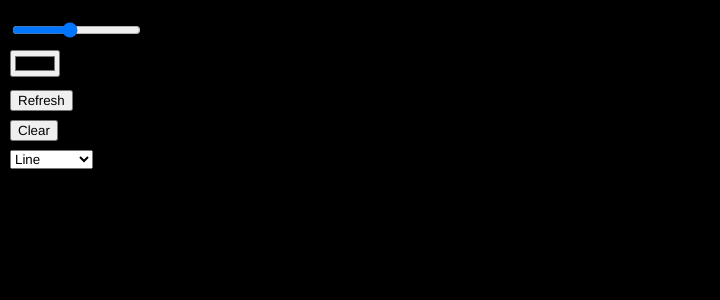
Frame 1 (no input)
Frame 60 (no input): identical to frame 1, image omitted
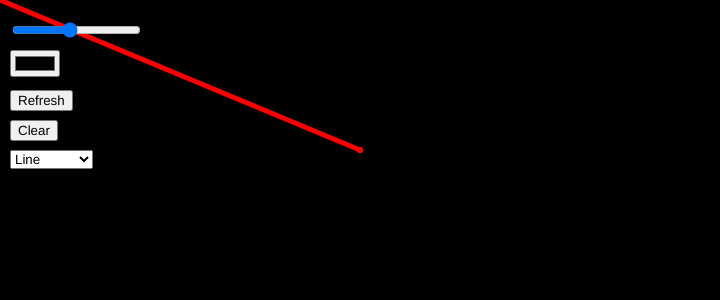
Frame 120 (the mouse pressed at the canvas centre since frame 60)

The p5.js sketch that drew these frames (run headless with seeded random() and noise() and a simulated clock; from frame 60 on, the mouse is pressed at the canvas centre):

// p5.js sketch
// ── sketch.js
var colourPicker; // function scope
let strokeWeightSlider;
var bgColourPicker;
let clearButton;
let shapeSelector;

function setup(){
    createCanvas(720,300);
    colourPicker = createColorPicker('red');
    
    strokeWeightSlider = createSlider(1,10,5,1);
    strokeWeightSlider.position(10, 20);
    
    bgColourPicker = createColorPicker('black'); 
    bgColourPicker.position(10, 50);
    
    var bgColorButton = createButton('Refresh');
    bgColorButton.mousePressed(repaint);
    bgColourPicker.changed( repaint );
    background( bgColourPicker.value() );
    bgColorButton.position(10, 90);
    
    clearButton = createButton('Clear');
    clearButton.position(10, 120);
    clearButton.mousePressed(clearCanvas);
    
    shapeSelector = createSelect();
    shapeSelector.position(10, 150);
    shapeSelector.option('Line');
    shapeSelector.option('Circle');
    shapeSelector.option('Rectangle');
    
}

function draw(){
    // ellipse(mouseX, mouseY, 10,10);
    strokeWeight(strokeWeightSlider.value());
    stroke(colourPicker.value());  
    
    // remixed from p5js.org/reference/mouseispressed/
    if(mouseIsPressed){
        let shape = shapeSelector.value();
        if (shape === 'Line') {
            line(mouseX, mouseY, pmouseX, pmouseY);
        } else if (shape === 'Circle') {
            ellipse(mouseX, mouseY, strokeWeightSlider.value() * 5);
        } else if (shape === 'Rectangle') {
            rect(mouseX, mouseY, strokeWeightSlider.value() * 5, strokeWeightSlider.value() * 5);
        }
    }
    /// end remix
}

function repaint(){
    background(bgColourPicker.value());
    console.log( bgColourPicker.value().setGreen(255) );
}

function clearCanvas(){
    background(bgColourPicker.value());
}

function keyPressed() {
    if (key === 'c' || key === 'C') {
        clearCanvas();
    }
}
